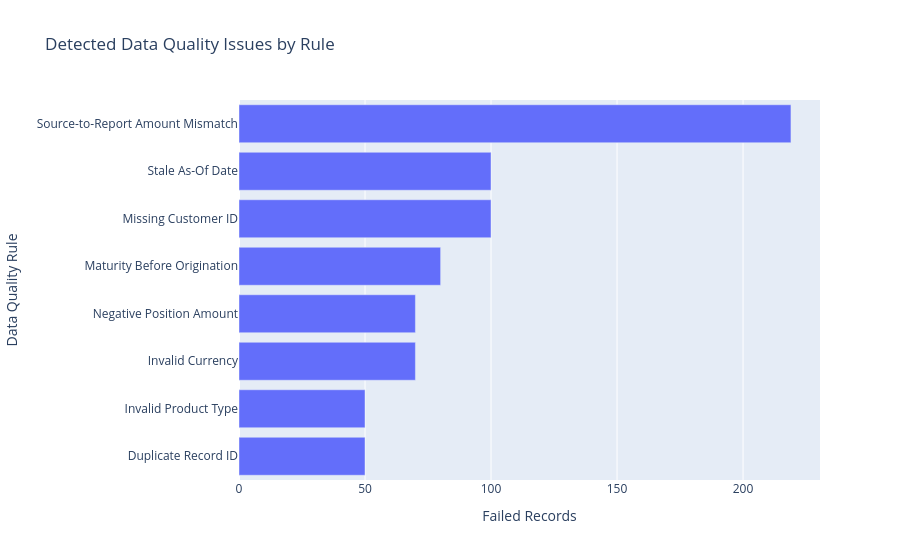

Notebook source saved alongside this figure:
### Code cell
fig = px.bar(
    dq_summary_df.sort_values(
        "failed_records",
        ascending=True
    ),
    x="failed_records",
    y="rule",
    orientation="h",
    title="Detected Data Quality Issues by Rule",
    labels={
        "failed_records": "Failed Records",
        "rule": "Data Quality Rule"
    },
    hover_data=[
        "dimension",
        "failure_rate_pct"
    ]
)

fig.show()

### Figure 1 — Plotly figure (JSON) as saved in the notebook; plotly's stock layout.template omitted (floating-point values rounded to 4 significant figures)
{"data": [{"customdata": [["Uniqueness", 0.5], ["Validity", 0.5], ["Validity", 0.7], ["Validity", 0.7], ["Consistency", 0.8], ["Completeness", 1], ["Timeliness", 1], ["Accuracy", 2.18]], "hovertemplate": "Failed Records=%{x}<br>Data Quality Rule=%{y}<br>dimension=%{customdata[0]}<br>failure_rate_pct=%{customdata[1]}<extra></extra>", "legendgroup": "", "marker": {"color": "#636efa", "pattern": {"shape": ""}}, "name": "", "orientation": "h", "showlegend": false, "textposition": "auto", "type": "bar", "x": [50, 50, 70, 70, 80, 100, 100, 219], "xaxis": "x", "y": ["Duplicate Record ID", "Invalid Product Type", "Invalid Currency", "Negative Position Amount", "Maturity Before Origination", "Missing Customer ID", "Stale As-Of Date", "Source-to-Report Amount Mismatch"], "yaxis": "y"}], "layout": {"barmode": "relative", "legend": {"tracegroupgap": 0}, "title": {"text": "Detected Data Quality Issues by Rule"}, "xaxis": {"anchor": "y", "domain": [0, 1], "title": {"text": "Failed Records"}}, "yaxis": {"anchor": "x", "domain": [0, 1], "title": {"text": "Data Quality Rule"}}}}
